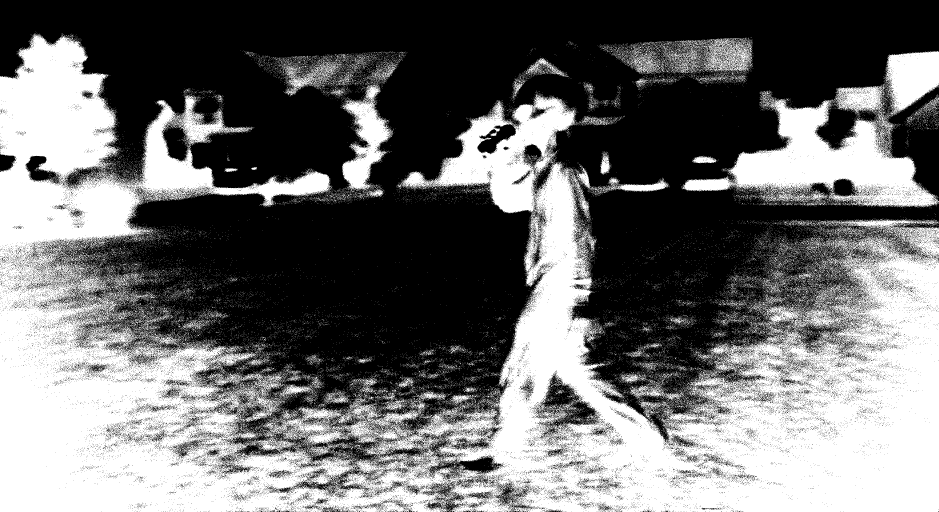
#> input picture 3_cluster_test_0.png, 2816 x 1536 px, given in place of HW1_IMG_CS898BA.png, which was not available (shown at 1/3 size)
$ python image_seg.py
#> lines starting #> are read from the running program, lines starting #| are printed output that depends on the picture; after the words box and inside, x2 and y2 are one past the last pixel; in counts of white or black regions, pixels touching at a corner belong together; pictures that were not available may be replaced by others from this repository, and a replacement may not be noted
import cv2
import numpy as np
import matplotlib.pyplot as plt
import os

output_dir = 'output_images'
os.makedirs(output_dir, exist_ok=True)

# p2: preprocessing and normalization

image_bgr = cv2.imread('HW1_IMG_CS898BA.png') # load alien
#> image_bgr is the input picture: shape (1536, 2816, 3); 43.2% white; 37278 white regions (36780 under 20 px), largest, box (x1, y1, x2, y2) and area: (0, 100, 2816, 1536) 1566843, (2046, 252, 2816, 623) 110863, (2655, 153, 2816, 345) 21136
image_lab = cv2.cvtColor(image_bgr, cv2.COLOR_BGR2LAB) # convert to LAB color space
#> image_lab: shape (1536, 2816, 3); mean of channels 0, 1, 2 110.1, 128, 128
l_channel, a_channel, b_channel = cv2.split(image_lab) # split into L, A, B channels
#> a_channel: shape (1536, 2816); every value is 128
l_eq = cv2.equalizeHist(l_channel) # equalize L channel
image_lab_eq = cv2.merge((l_eq, a_channel, b_channel)) # merge equalized L channel with A and B channels
image_norm = cv2.cvtColor(image_lab_eq, cv2.COLOR_LAB2BGR) # convert back to BGR color space
cv2.imwrite(os.path.join(output_dir, 'normalized.png'), image_norm) # save normalized image

# p3: Threshold segmentation

gray_norm = cv2.cvtColor(image_norm, cv2.COLOR_BGR2GRAY) # convert normalized image to grayscale
ret, mask_otsu = cv2.threshold(gray_norm, 0 , 255, cv2.THRESH_BINARY + cv2.THRESH_OTSU) # apply Otsu's thresholding
#> ret = 0

mask_adapt = cv2.adaptiveThreshold(
    gray_norm, 255,
    cv2.ADAPTIVE_THRESH_GAUSSIAN_C,
    cv2.THRESH_BINARY, 11, 2
) # adaptive thresholding (11x11 pixels, 2 const subtracted from mean)
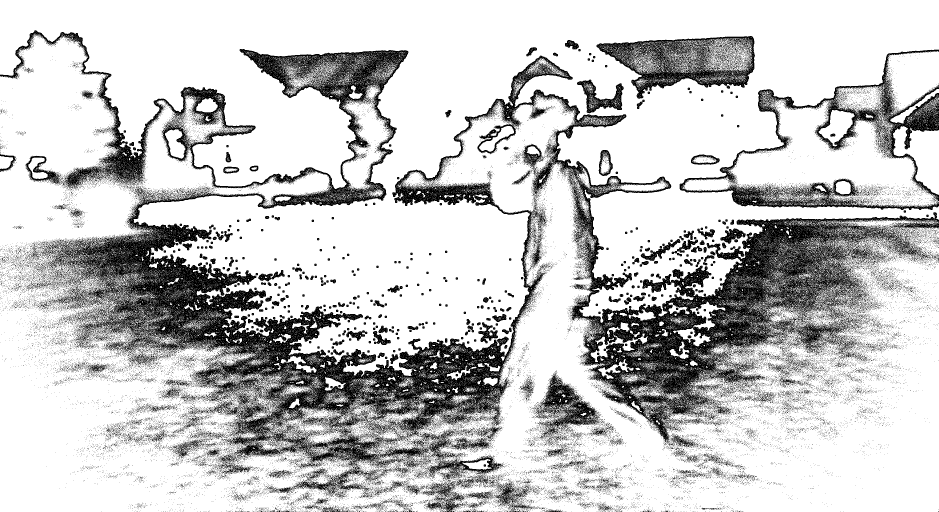
#> mask_adapt: shape (1536, 2816) (shown at 1/3 size); 78.3% white; 43922 black regions (42935 under 20 px), largest, box (x1, y1, x2, y2) and area: (0, 91, 2816, 1484) 630568, (2039, 149, 2816, 630) 49303, (1789, 108, 2265, 296) 32353

cv2.imwrite(os.path.join(output_dir, 'mask_otsu.png'), mask_otsu)
cv2.imwrite(os.path.join(output_dir, 'mask_adaptive.png'), mask_adapt)

# p4: Color-space clustering (K-means)

image_hsv = cv2.cvtColor(image_norm, cv2.COLOR_BGR2HSV) # convert normalized image to HSV color space
#> image_hsv: shape (1536, 2816, 3); mean H, S, V 0, 0, 110.1
pixel_values = image_hsv.reshape((-1, 3)) # reshape to a 2d array of pixels
pixel_values = np.float32(pixel_values) # convert to float

# k-means criteria (k=4)
criteria = (cv2.TermCriteria_EPS + cv2.TermCriteria_MAX_ITER, 100, 0.2)
k = 3
''' Tuning k
for k in range(3, 6):
    print(f'K-means clustering with k={k}')
'''
_, labels, centers = cv2.kmeans(pixel_values, k, None, criteria, 10, cv2.KMEANS_RANDOM_CENTERS)
#> centers = [[0, 0, 0], [0, 0, 0], [0, 0, 256]]
segment_labels = labels.reshape(image_hsv.shape[:2]) # reshape labels to original image
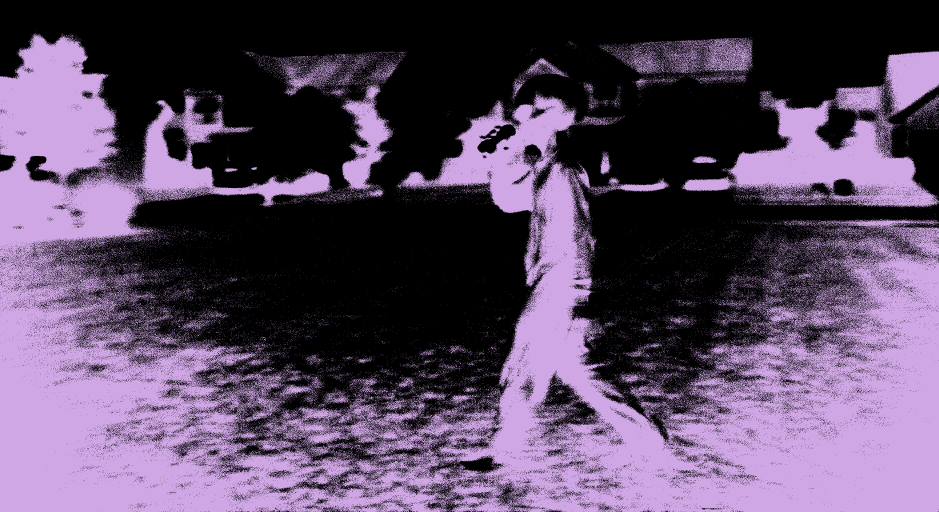
#> segment_labels: shape (1536, 2816) int32 (shown at 1/3 size); 3 distinct labels, from 0 to 2; one colour per label, 0 black

''' finding alien cluster
for i in range(k):
    mask = np.uint8(segment_labels == i) * 255
    cv2.imwrite(f'{k}_cluster_test_{i}.png', mask)
'''

alien_cluster_id = 0 # select alien mask
mask_kmeans = np.uint8(segment_labels == alien_cluster_id) * 255 # create mask for alien cluster
cv2.imwrite(os.path.join(output_dir, 'mask_kmeans.png'), mask_kmeans) # save k-means mask

# p5 : plots

# load gt mask and convert to binary
gt_bin = cv2.imread('ground_truth.png', 0) > 127
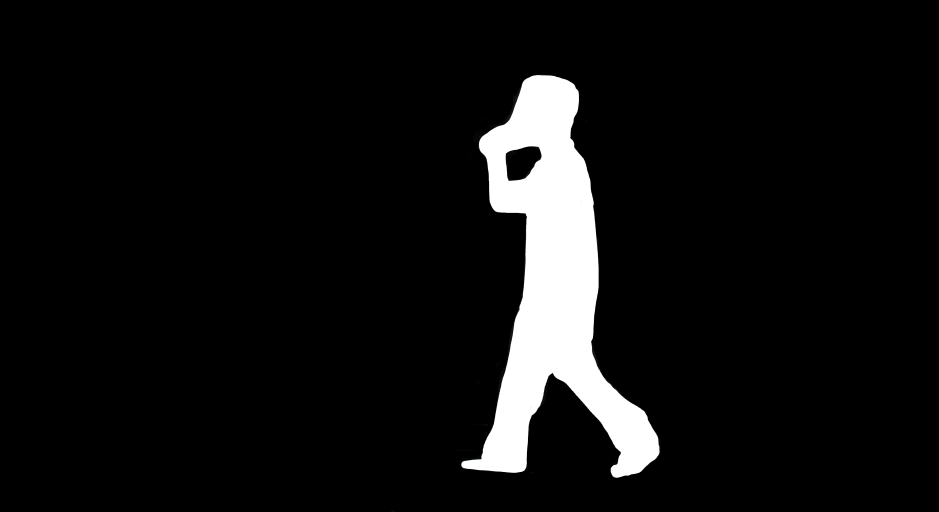
#> input picture ground_truth.png, 2816 x 1536 px (shown at 1/3 size)
#> gt_bin: shape (1536, 2816) bool; 6.6% white; 1 white region, box (x1, y1, x2, y2) and area: (1384, 225, 1979, 1433) 284370
otsu_bin = mask_otsu > 127
adaptive_bin = mask_adapt > 127
kmeans_bin = mask_kmeans > 127

# evaluations (IoU, Dice)
def calculate_metrics(pred_mask, gt_mask):
    intersection = np.logical_and(pred_mask, gt_mask).sum()
#> intersection = 209432
    union = np.logical_or(pred_mask, gt_mask).sum()
#> union = 1942568
    pred_sum = pred_mask.sum()
#> pred_sum = 1867630
    gt_sum = gt_mask.sum()
#> gt_sum = 284370

    iou = intersection / union if np.sum(union) != 0 else 0
#> iou = 0.108
    dice = (2.0 * intersection) / (pred_sum + gt_sum) if (pred_sum + gt_sum) != 0 else 0
#> dice = 0.195
    return iou, dice

# Calculate the metrics
print('Evaluation Metrics:')

iou_otsu, dice_otsu = calculate_metrics(otsu_bin, gt_bin)
#> iou_otsu = 0.108; dice_otsu = 0.195
print(f'Otsu Thresholding - IoU: {iou_otsu:.4f}, Dice: {dice_otsu:.4f}')
#| Otsu Thresholding - IoU: 0.1078, Dice: 0.1946

iou_adapt, dice_adapt = calculate_metrics(adaptive_bin, gt_bin)
#> iou_adapt = 0.0682; dice_adapt = 0.128
print(f'Adaptive Thresholding - IoU: {iou_adapt:.4f}, Dice: {dice_adapt:.4f}')
#| Adaptive Thresholding - IoU: 0.0682, Dice: 0.1276

iou_kmeans, dice_kmeans = calculate_metrics(kmeans_bin, gt_bin)
#> iou_kmeans = 0.0281; dice_kmeans = 0.0547
print(f'K-means Clustering - IoU: {iou_kmeans:.4f}, Dice: {dice_kmeans:.4f}')
#| K-means Clustering - IoU: 0.0281, Dice: 0.0547

# Visualizations
fig, axes = plt.subplots(2, 3, figsize=(15, 10))
axes[0, 0].imshow(cv2.cvtColor(image_bgr, cv2.COLOR_BGR2RGB))
axes[0, 0].set_title('Original Image')
axes[0, 0].axis('off')

axes[0, 1].imshow(cv2.cvtColor(image_norm, cv2.COLOR_BGR2RGB))
axes[0, 1].set_title('Normalized Image')
axes[0, 1].axis('off')

axes[1, 1].imshow(mask_otsu, cmap='gray')
axes[1, 1].set_title('Otsu Thresholding')
axes[1, 1].axis('off')

axes[1, 0].imshow(mask_adapt, cmap='gray')
axes[1, 0].set_title('Adaptive Thresholding')
axes[1, 0].axis('off')

axes[1, 2].imshow(mask_kmeans, cmap='gray')
axes[1, 2].set_title('K-means Clustering')
axes[1, 2].axis('off')

axes[0, 2].imshow(gt_bin, cmap='gray')
axes[0, 2].set_title('Ground Truth Mask')
axes[0, 2].axis('off')

plt.tight_layout()
plt.savefig(os.path.join(output_dir, 'hw2_segmentation_results.png'), dpi=300)
print('Segmentation results saved as hw2_segmentation_results.png')
